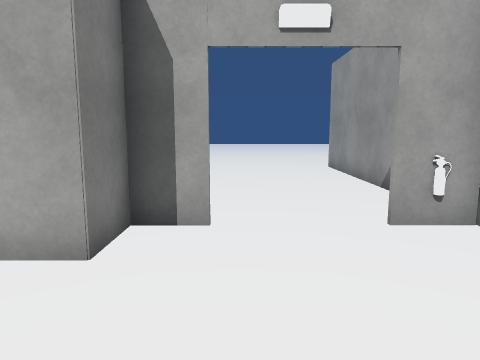
view 1 (above)

24 first-person views from a walk through a 3-D level made in the Unity game engine. The camera is 1.4 m above the floor, tilts 8° down and sees 70° across. The floor is counted in squares, 1 m on a side. Each view is taken from the middle of a square. On the plan, view 1 faces up. The plan holds only what a view shows up to about 15 squares ahead; the rest is blank. The place goes on beyond the plan. The player is left out. Some animated figures are not drawn. Door leaves are left out, so doorways stand open. Some surface patterns are stand-ins.

view 2
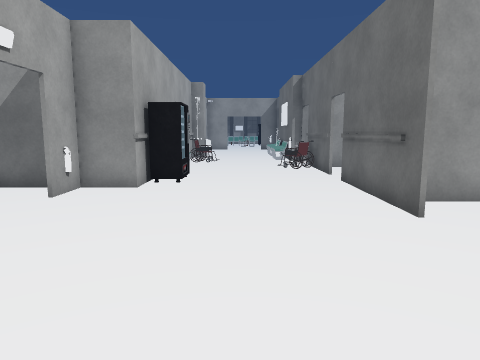

view 3
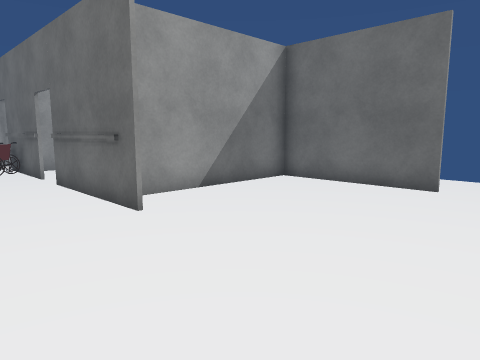

view 4
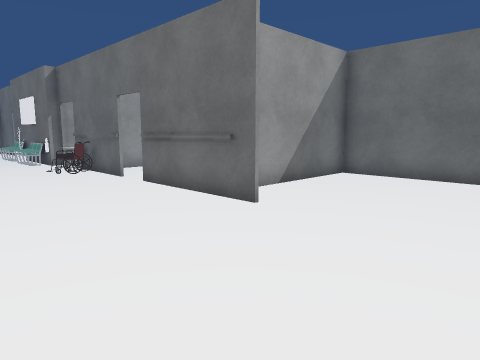

view 5
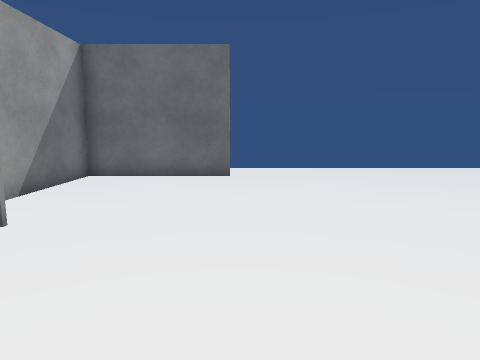

view 6
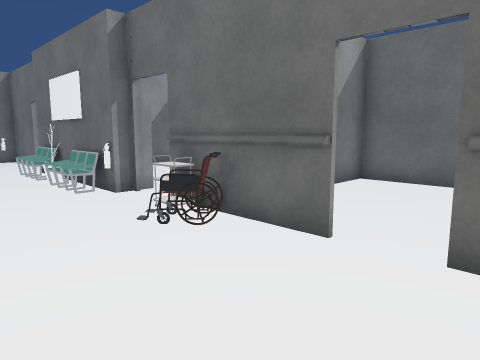

view 7
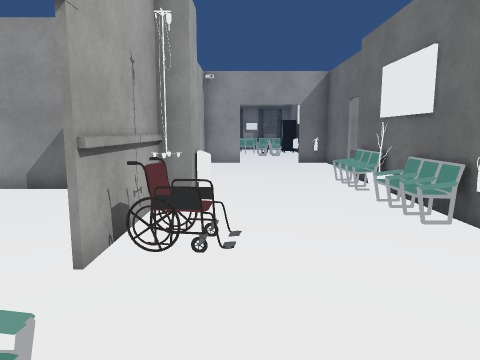

view 8
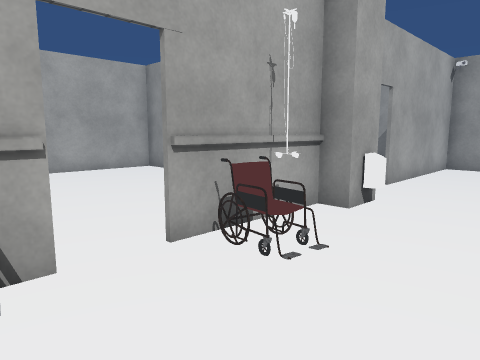

view 9
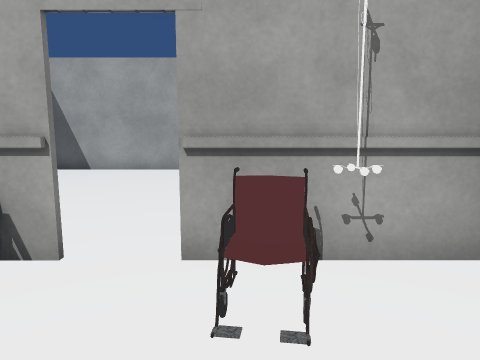

view 10
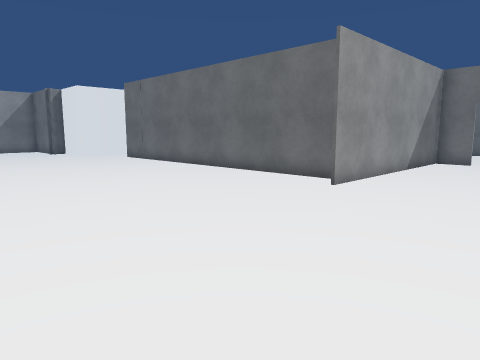

view 11
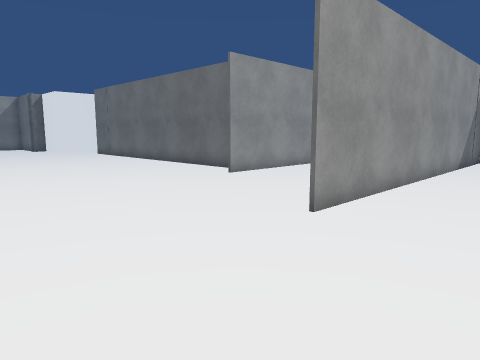

view 12
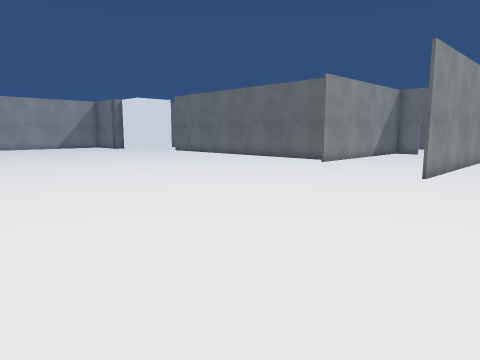

view 13
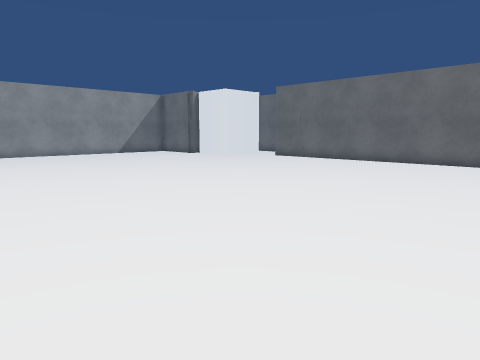

view 14
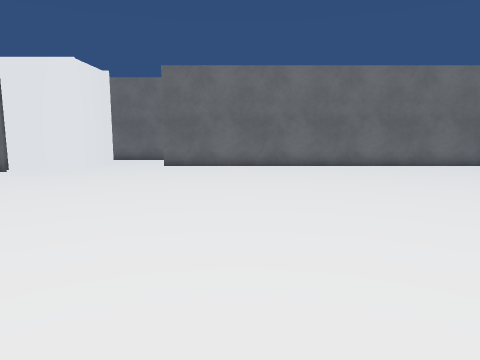

view 15
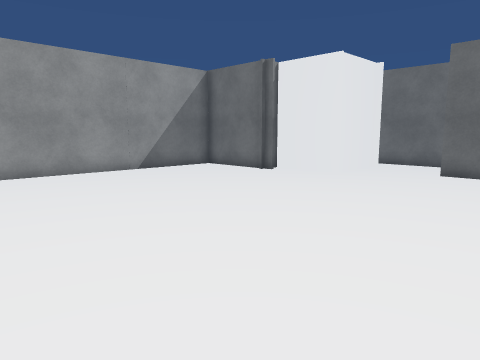

view 16
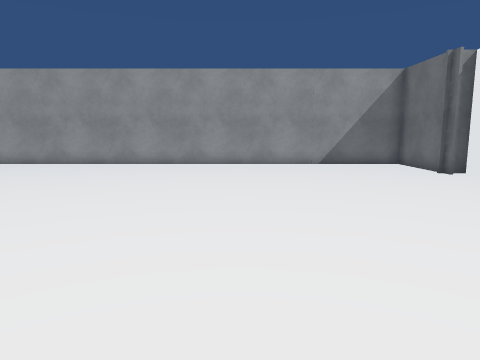

view 17
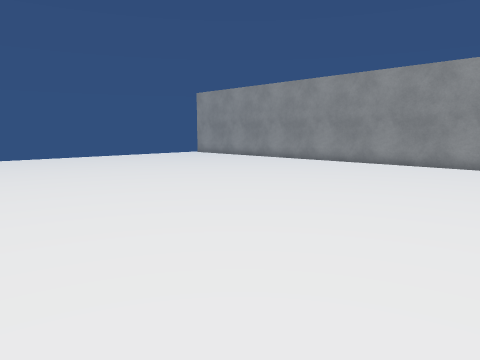

view 18
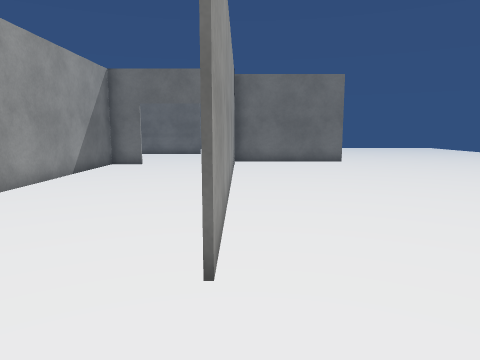

view 19
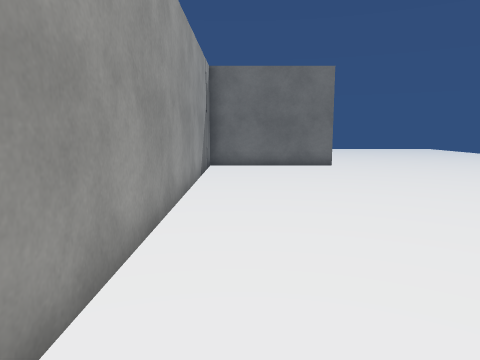

view 20
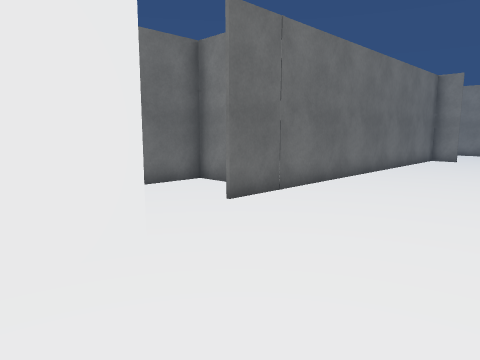

view 21
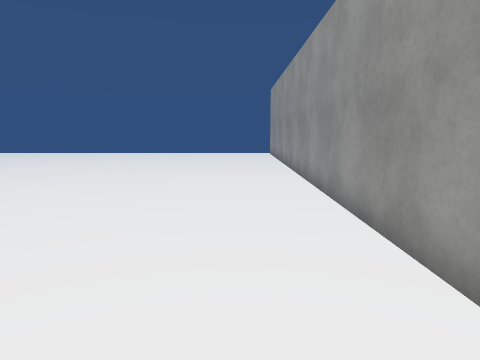

view 22
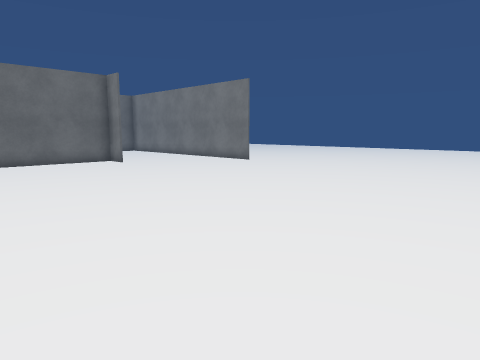

view 23
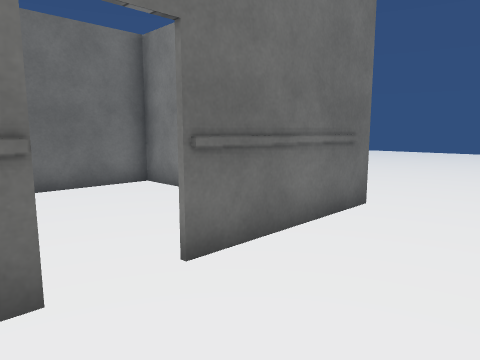

view 24
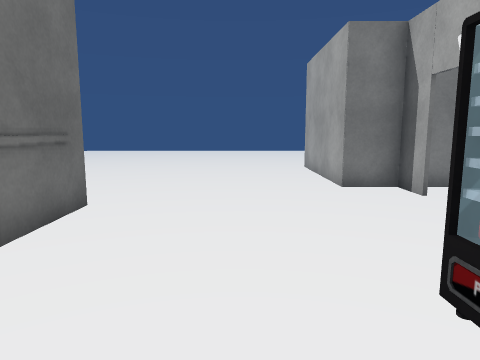

### Floor plan
Points are (right, up) in squares from view 1. A wall is a line through its corners. A room is listed if a view was taken in it or the views show most of it. See-through windows are left out.
Room 1 (views 1, 2, 3, 4, 5, 6, 7, 8, 9, 23, 24)
walls: (6.2, -1.9) (10, -1.9); (5, 3.6) (3.6, 3.6) (3.6, 5.6); (9.1, 3.6) (8.4, 3.6); (0.5, -1.9) (5, -1.9); (11.6, -1.5) (17.4, -1.5); (3.6, 5) (2.2, 5); (2.2, 5.1) (3.6, 5.1); (12.1, 2.8) (12, 3.3); (12.4, 3) (11.7, 3); (1.8, -7.9) (1.8, -2.7); (-0.4, 5) (-1.8, 5); (13.9, 3.6) (10.2, 3.6); (-1.7, 5) (-1.7, 3.6) (-5.5, 3.6); (15, 3) (14.4, 3); (-2.8, -7.9) (2, -7.9); (19.5, -1.9) (22.2, -1.9); (22.6, 2.5) (22.6, 3.6) (17.1, 3.6)
ways out: open door at (1, 5) to room 2; open door at (9.7, 3.7) to room 3; open door at (5.5, -2) to room 4; open door at (10.5, -2); open door at (16.5, 3.5); open door at (19, -2)
objects: fire extinguisher (3, 5); other object (5, 3) to (6, 3); other object (8, -1); chair (8, 3); other object (9, -2) to (9, -1); other object (11, 3); other object (12, -1); bin (14, 3); plant (15, -1); chair (17, -1)
Room 2 (views 10, 11, 12, 13, 14, 15, 16, 17, 18, 19, 20, 21, 22)
walls: (15.5, 11) (15.5, 9.8) (20.2, 9.8); (4, 12.8) (17.2, 12.8); (22.1, 15) (25.9, 15) (25.9, 29.5); (3.6, 5.6) (3.6, 13.9); (-1.7, 6.4) (-1.7, 5); (-5.5, 3.7) (-1.8, 3.7) (-1.8, 17)
ways out: open door at (1, 5) to room 1
objects: other object (20, 12) to (23, 14)
Room 3 (no view inside)
walls: (8.7, 12.7) (4.1, 12.7); (15.4, 11.6) (15.4, 12.7) (11.5, 12.7); (15.4, 6.3) (15.4, 8)
ways out: open door at (9.7, 3.7) to room 1
Room 4 (no view inside)
walls: (1.9, -6.2) (1.9, -7.9); (8.7, -4.1) (8.7, -2.6); (2, -7.9) (8.7, -7.9) (8.7, -6.2)
ways out: open door at (5.5, -2) to room 1

Positions as (right, up) in squares from view 1, and headings:
1: (0, 0), facing up
2: (-5, 1), facing right
3: (-5, 1), facing down-right
4: (-4, 3), facing down-right
5: (-3, 3), facing down
6: (4, 2), facing down-right
7: (7, 2), facing right
8: (8, 0), facing up-right
9: (11, 0), facing up
10: (-1, 22), facing down-right
11: (-5, 22), facing down-right
12: (-5, 28), facing down-right
13: (4, 29), facing down-right
14: (14, 27), facing down
15: (14, 25), facing down-right
16: (11, 22), facing right
17: (11, 20), facing up-right
18: (-2, 20), facing down
19: (-3, 18), facing down
20: (22, 18), facing down-left
21: (24, 17), facing up
22: (11, 29), facing down-left
23: (7, 1), facing down-left
24: (7, 1), facing left
